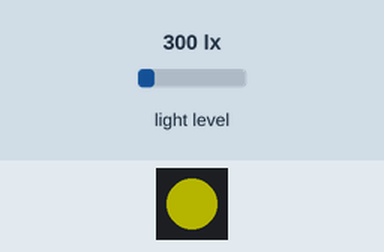
A sketch run on a simulated ESP8266 (NodeMCU). On the bench: 1 RGB LEDs in strip order, left to right. The test bench sets the inputs (shaded band); at power-on: light level 300 lx. Dim RGB values are drawn brighter than linear; WiFi joins after 1.5 s; servers stay silent unless stated; what the sketch prints to the serial monitor is not drawn.

Above: at 0.1 s.
At 1.6 s:
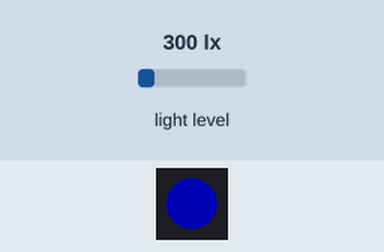
At 4.1 s:
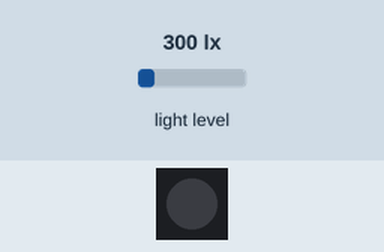
Timing chart, 0 to 5.6 s (numbered marks = the images above):
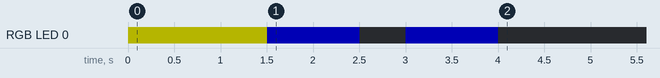

The sketch:

Ambient_Light.ino
```cpp
//Install [claws/BH1750 Library](https://github.com/claws/BH1750) first.


#include <Wire.h>
#include <BH1750.h>
#include <ESP8266WiFi.h>
#include <DNSServer.h>            //Local DNS Server used for redirecting all requests to the configuration portal
#include <ESP8266WebServer.h>     //Local WebServer used to serve the configuration portal
#include <WiFiManager.h>          //https://github.com/tzapu/WiFiManager WiFi Configuration Magic
#include <Timer.h>
#include <Adafruit_NeoPixel.h>
#include <ThingSpeak.h>

#define TRIGGER_PIN D3
#define PIN D4
Adafruit_NeoPixel pixels = Adafruit_NeoPixel(1, PIN, NEO_GRB + NEO_KHZ800);
WiFiClient wifiClient;
Timer timer;

// ThingSpeak information
char thingSpeakAddress[] = "api.thingspeak.com";
unsigned long channelID = 432257;
char *writeAPIKey = "ENQ9QDFP7SD3LS17";
char *readAPIKey = "1JK0CKLYIPVH9T1E";


/*

  BH1750 can be physically configured to use two I2C addresses:
    - 0x23 (most common) (if ADD pin had < 0.7VCC voltage)
    - 0x5C (if ADD pin had > 0.7VCC voltage)

  Library uses 0x23 address as default, but you can define any other address.
  If you had troubles with default value - try to change it to 0x5C.

*/
BH1750 lightMeter(0x23);

void setup(){

  Serial.begin(115200);

  // Initialize the I2C bus (BH1750 library doesn't do this automatically)
  Wire.begin();
  // On esp8266 you can select SCL and SDA pins using Wire.begin(D4, D3);

  /*

    BH1750 has six different measurement modes. They are divided in two groups;
    continuous and one-time measurements. In continuous mode, sensor continuously
    measures lightness value. In one-time mode the sensor makes only one
    measurement and then goes into Power Down mode.

    Each mode, has three different precisions:

      - Low Resolution Mode - (4 lx precision, 16ms measurement time)
      - High Resolution Mode - (1 lx precision, 120ms measurement time)
      - High Resolution Mode 2 - (0.5 lx precision, 120ms measurement time)

    By default, the library uses Continuous High Resolution Mode, but you can
    set any other mode, by passing it to BH1750.begin() or BH1750.configure()
    functions.

    [!] Remember, if you use One-Time mode, your sensor will go to Power Down
    mode each time, when it completes a measurement and you've read it.

    Full mode list:

      BH1750_CONTINUOUS_LOW_RES_MODE
      BH1750_CONTINUOUS_HIGH_RES_MODE (default)
      BH1750_CONTINUOUS_HIGH_RES_MODE_2

      BH1750_ONE_TIME_LOW_RES_MODE
      BH1750_ONE_TIME_HIGH_RES_MODE
      BH1750_ONE_TIME_HIGH_RES_MODE_2

  */

  // begin returns a boolean that can be used to detect setup problems.
  if (lightMeter.begin(BH1750::CONTINUOUS_HIGH_RES_MODE)) {
    Serial.println(F("BH1750 Advanced begin"));
  }
  else {
    Serial.println(F("Error initialising BH1750"));
  }

  pinMode(TRIGGER_PIN, INPUT);

  pixels.begin(); // This initializes the NeoPixel library.
  pixels.setBrightness(64);

  pixels.setPixelColor(0, 255, 255, 0); // yellow #FFFF00
  pixels.show();

  Serial.println();
  Serial.println();
  Serial.println(WiFi.SSID());
  Serial.println(WiFi.psk());
  String SSID = WiFi.SSID();
  String PSK = WiFi.psk();
  WiFi.begin("Red", "12345678");
  Serial.print("Connecting");
  Serial.println();

  while (WiFi.status() != WL_CONNECTED) {
    delay(500);
    Serial.print(".");
    if ( digitalRead(TRIGGER_PIN) == LOW ) {
      ondemandWiFi();
    }
  }
  Serial.println();
  Serial.print("Connected, IP address: ");
  Serial.println(WiFi.localIP());

  pixels.setPixelColor(0, 0, 0, 255); // blue #0000FF
  pixels.show();
  delay(1000);
  pixels.setPixelColor(0, 0, 0, 0);
  pixels.show();
  delay(500);
  pixels.setPixelColor(0, 0, 0, 255); // blue #0000FF
  pixels.show();
  delay(1000);
  pixels.setPixelColor(0, 0, 0, 0);
  pixels.show();

  ThingSpeak.begin( wifiClient );
  timer.every(60000, readLightLevel);
}


void loop() {

  timer.update();


}

void readLightLevel()
{
  uint16_t lux = lightMeter.readLightLevel();
  Serial.print("Light: ");
  Serial.print(lux);
  Serial.println(" lx");

  sendThingSpeak(lux);
}

void ondemandWiFi()
{
    WiFiManager wifiManager;

    pixels.setPixelColor(0, 255, 0, 0); // red #FF0000
    pixels.show();
    if (!wifiManager.startConfigPortal("ogoSense")) {
      Serial.println("failed to connect and hit timeout");
      delay(3000);
      //reset and try again, or maybe put it to deep sleep
      ESP.reset();
      delay(5000);
    }
    //if you get here you have connected to the WiFi
    Serial.println("connected...yeey :)");
    pixels.setPixelColor(0, 0, 0, 255); // blue #0000FF
    pixels.show();
    delay(1000);
    pixels.setPixelColor(0, 0, 0, 0);
    pixels.show();
    delay(500);
    pixels.setPixelColor(0, 0, 0, 255); // blue #0000FF
    pixels.show();
    delay(1000);
    pixels.setPixelColor(0, 0, 0, 0);
    pixels.show();
}

void sendThingSpeak(uint16_t lux)
{
  ThingSpeak.setField( 1,  lux);
  int writeSuccess = ThingSpeak.writeFields( channelID, writeAPIKey );
  Serial.print("Return code: ");
  Serial.println(writeSuccess);
  Serial.println();
}
```

Measured:
- by itself, RGB LED 0: off → RGB(64, 64, 0) at 0.00 s, → RGB(0, 0, 64) 1.5 s later, → off 1.0 s later, → RGB(0, 0, 64) 0.50 s later, … (5 changes in this stretch)
